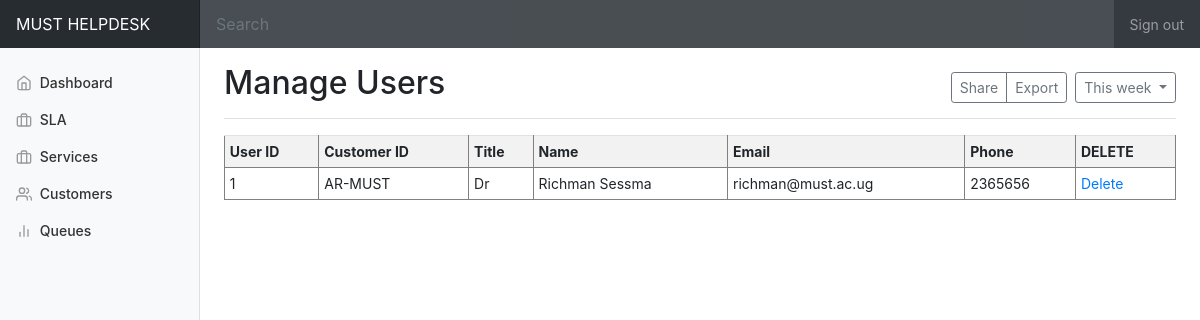
Screenshot of /AdminInterface/admin/customers.php with the database file from the repository.
### tables this page shows
CREATE TABLE `customeruser` (
  `customer_userID` int(11) NOT NULL AUTO_INCREMENT,
  `customerID` varchar(100) DEFAULT NULL,
  `title` varchar(45) DEFAULT NULL,
  `fname` varchar(45) DEFAULT NULL,
  `lname` varchar(45) DEFAULT NULL,
  `dob` varchar(45) DEFAULT NULL,
  `email` varchar(45) DEFAULT NULL,
  `phone` varchar(45) DEFAULT NULL,
  `valid` int(11) DEFAULT NULL,
  `password` varchar(200) DEFAULT NULL,
  PRIMARY KEY (`customer_userID`),
  KEY `fk_customer_user_idx` (`customerID`),
  CONSTRAINT `fk_customer_user` FOREIGN KEY (`customerID`) REFERENCES `customers` (`customerid`)
);

### AdminInterface/admin/model/Customer.php (called while the page is built, shortened)
<?php
    class Customers{
        private $conn;
        private $db_table = "customeruser";
        public function __construct($db){
            $this->conn = $db;
        }
        public function getCustomers() {
            $sqlQuery = "SELECT customer_userID, customerID, title,fname,lname,email,phone FROM " . $this->db_table . "";
            $stmt = $this->conn->prepare($sqlQuery);
            $stmt->execute();
            $Customers = [];
            while ($row = $stmt->fetch(PDO::FETCH_ASSOC)) {
                $Customers[] = $row;
            }
            return $Customers;
        }
    }
?>

### AdminInterface/admin/customers.php (the view, shortened to what this page needs)
<!DOCTYPE html>
<html lang="en">
<head>
</head>
<body>
<?php include_once("admin_template.php");?>
<main role="main" class="col-md-9 ml-sm-auto col-lg-10 px-md-4">
      <div class="d-flex justify-content-between flex-wrap flex-md-nowrap align-items-center pt-3 pb-2 mb-3 border-bottom">
        <h1 class="h2">Manage Users</h1>
        <div class="btn-toolbar mb-2 mb-md-0">
          <div class="btn-group mr-2">
            <button type="button" class="btn btn-sm btn-outline-secondary">Share</button>
            <button type="button" class="btn btn-sm btn-outline-secondary">Export</button>
          </div>
          <button type="button" class="btn btn-sm btn-outline-secondary dropdown-toggle">
            This week
          </button>
</div>
      </div>
      <table  class="table table-striped table-sm" border=1px bordercolor="gray">
        <th>User ID</th><th>Customer ID</th><th>Title</th><th>Name</th><th>Email</th><th>Phone</th><th>DELETE</th>
        <?php
    include_once './model/Customer.php';
    $database = new Database();
    $db = $database->getConnection();
    $item = new Customers($db);
$attachments = $item->getCustomers();
foreach ($attachments as $attachment):?>
<tr>
            <td><?php echo $attachment['customer_userID']; ?></td>
            <td><?php echo $attachment['customerID']; ?></td>
            <td><?php echo $attachment['title']; ?></td>
            <td><?php echo $attachment['fname'] . " " .$attachment['lname'] ; ?></td>
            <td><?php echo $attachment['email']; ?></td>
            <td><?php echo $attachment['phone']; ?></td>
            <td><a href="#"><span data-feather="home">Delete</span></a></td>
            <?php endforeach; ?> </tr>
</table>
    </main>
</body>
</html>

### AdminInterface/admin/templates/dashboard.css (style rules this page uses)
body { font-size: .875rem; }

### rows the page displays
customeruser: customer_userID "1", customerID "AR-MUST", title "Dr", fname "Richman", lname "Sessma", email "richman@must.ac.ug", phone "2365656"
